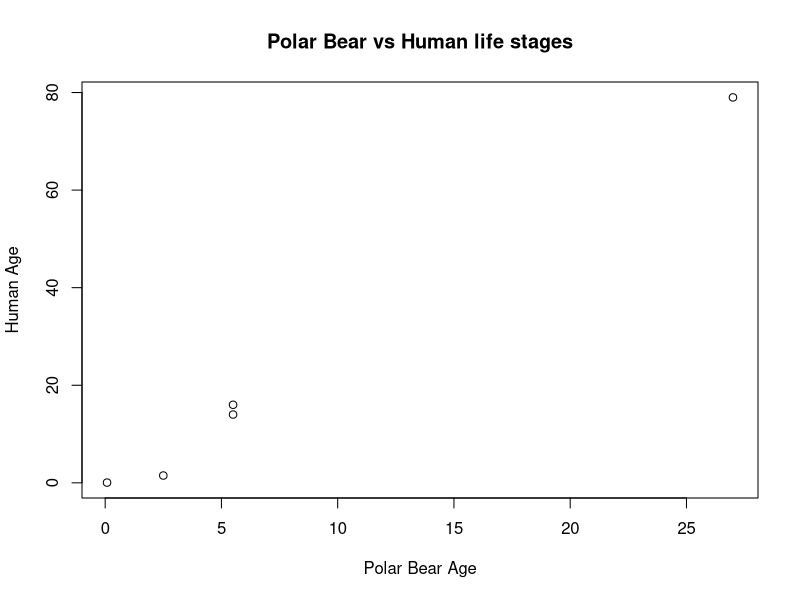
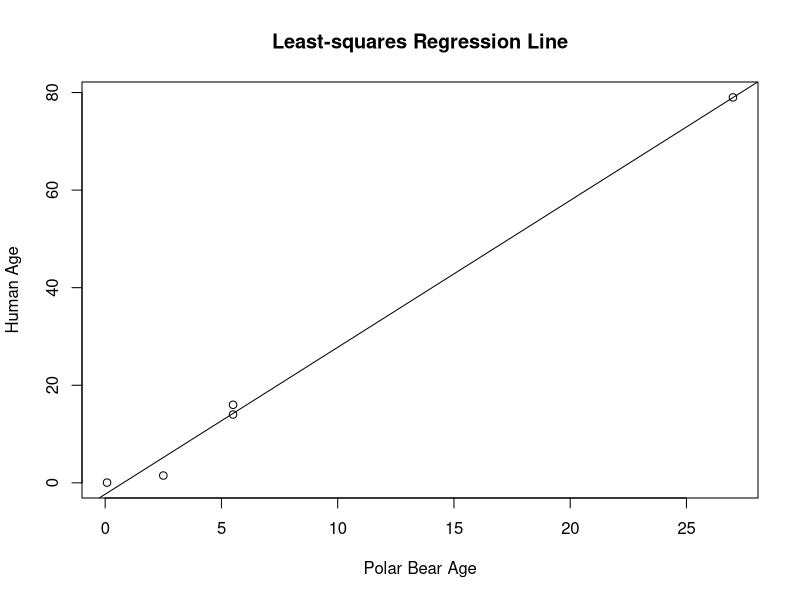
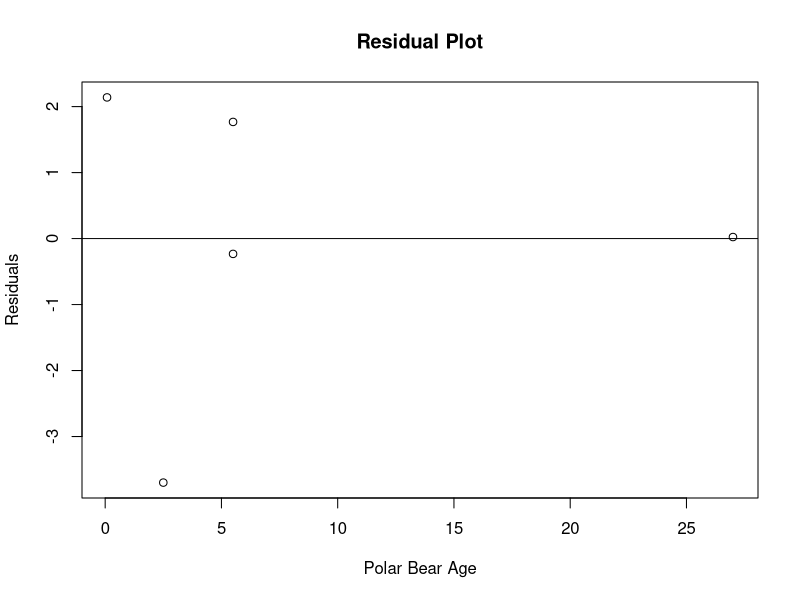
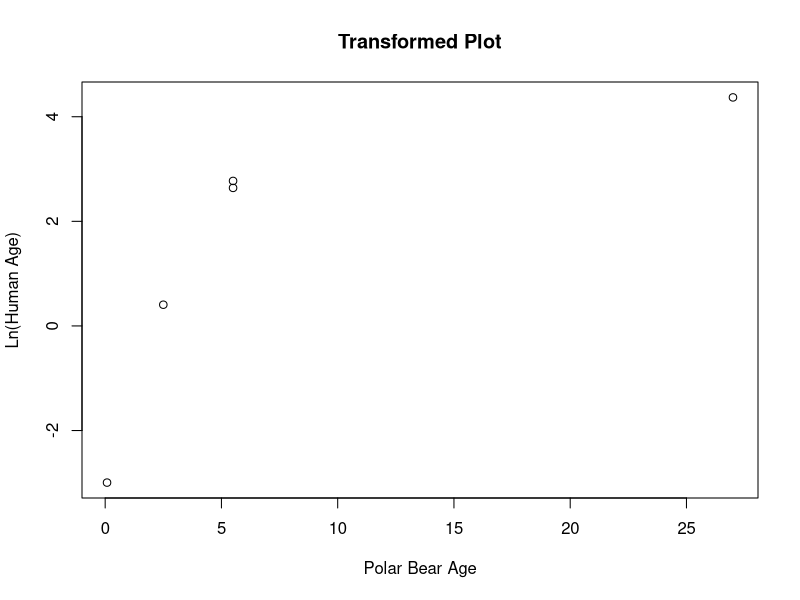
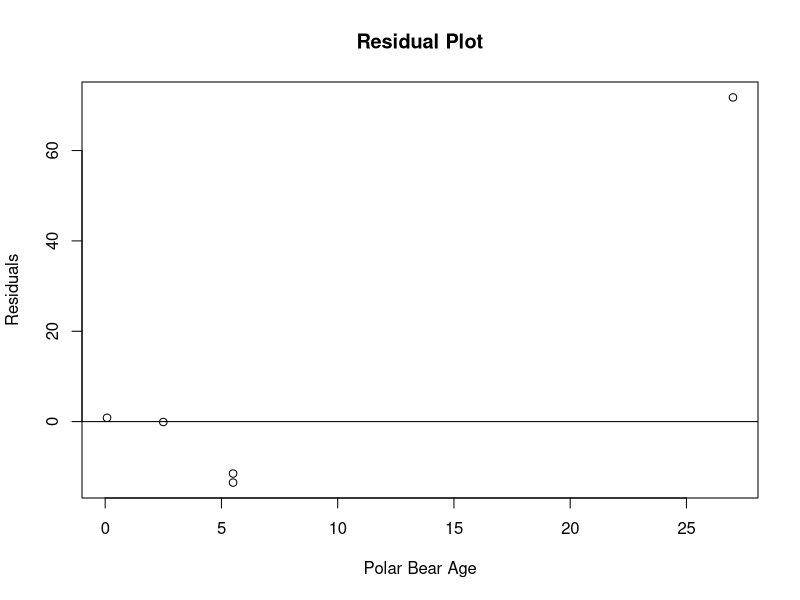
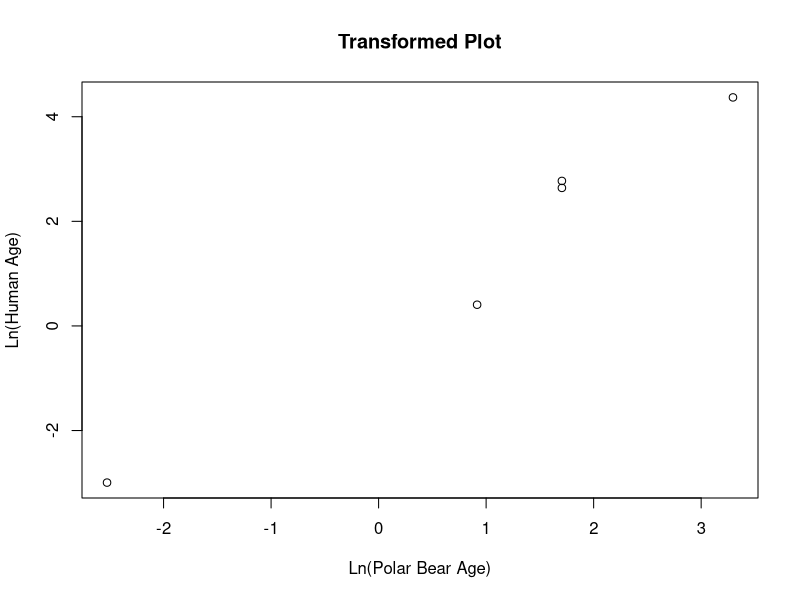
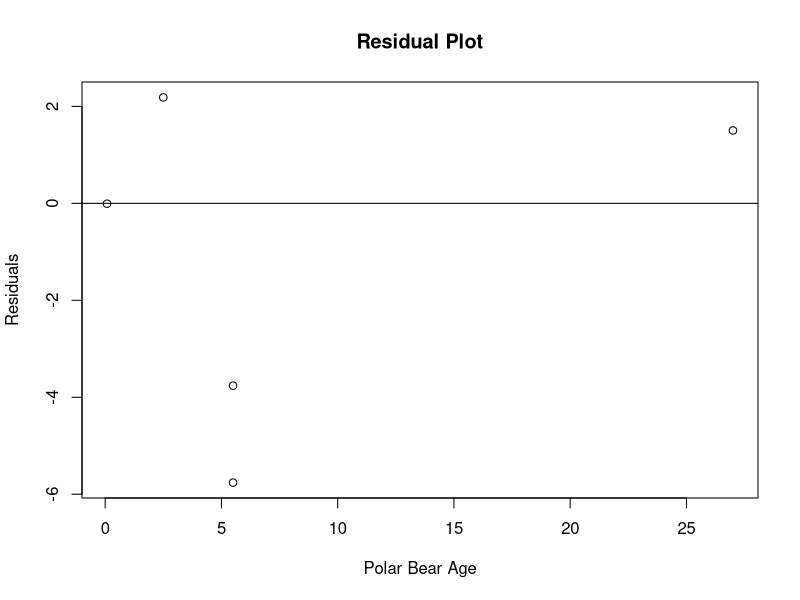

These figures' R source, in order:
## ---- chunk 1
humanlife = c(0.05, 1.5, 14, 16, 79)
bearlife = c(0.08, 2.5, 5.5, 5.5, 27)

plot(x = bearlife, y = humanlife,
   xlab = "Polar Bear Age",
   ylab = "Human Age",
   main = "Polar Bear vs Human life stages"
)

print(paste0("r (correlation coefficient) is ", cor(humanlife, bearlife)))

## ---- chunk 2

regressionline <- lm(humanlife ~ bearlife)
plot(x = bearlife, y = humanlife, ylab="Human Age", xlab="Polar Bear Age", 
     main="Least-squares Regression Line")
abline(-2.330, 3.011)

## ---- chunk 3
print(paste0("R Squared (coefficient of determination) is ", summary(regressionline)$r.squared))

## ---- chunk 4
residuals = resid(regressionline)
print(paste0("Standard deviation of the residuals is ", sd(residuals)))
## ---- chunk 5
plot(bearlife, residuals, 
     ylab="Residuals", xlab="Polar Bear Age", 
     main="Residual Plot")
abline(0, 0)  
## ---- chunk 6
transformationln <- function(x){
return(log(x))
}

lny <- unlist(lapply(humanlife, transformationln))

regressionlinet1 <- lm(lny ~ bearlife)
plot(x = bearlife, y = lny, ylab="Ln(Human Age)", xlab="Polar Bear Age", 
     main="Transformed Plot")

print(paste0("R Squared (coefficient of determination) is ", summary(regressionlinet1)$r.squared))

## ---- chunk 7

calcpredictedyt1 <- function(x){
return(1.21^x/1.14)
}

predictedy <- unlist(lapply(bearlife, calcpredictedyt1)) 

residualst1 = c(0.8406724, -0.0872719, -11.49727, -13.49727, 71.76487)
plot(bearlife, residualst1, 
     ylab="Residuals", xlab="Polar Bear Age", 
     main="Residual Plot")
abline(0, 0)  

## ---- chunk 8

lnx <- unlist(lapply(bearlife, transformationln))
lny <- unlist(lapply(humanlife, transformationln))

regressionlinet2 <- lm(lny ~ lnx)

plot(x = lnx, y = lny, ylab="Ln(Human Age)", xlab="Ln(Polar Bear Age)", 
     main="Transformed Plot")

print(paste0("R Squared (coefficient of determination) is ", summary(regressionlinet2)$r.squared))

## ---- chunk 9

calcpredictedyt2 <- function(x){
return(x^1.296*1.124)
}

predictedy <- unlist(lapply(bearlife, calcpredictedyt2))

residualst2 = c(-0.0074234, 2.185501, -3.760556, -5.760556, 1.503312)
plot(bearlife, residualst2, 
     ylab="Residuals", xlab="Polar Bear Age", 
     main="Residual Plot")
abline(0, 0)  
## ---- chunk 10
calcpredictedy <- function(x){
return(3.011*x-2.33)
}

bearages = c(0.08, 1, 2.5, 3.5, 5.5, 6.5, 7.5, 8.5, 9.5, 10.5, 11.5, 15, 20, 25, 27)
predictedys <- unlist(lapply(bearages, calcpredictedy))

print(paste0("Bear Age", paste0("      ", "Predicted Human Age")))
for (i in 1:length(bearages)) {
  print(paste0(bearages[i], paste0("      ", predictedys[i])))
}

